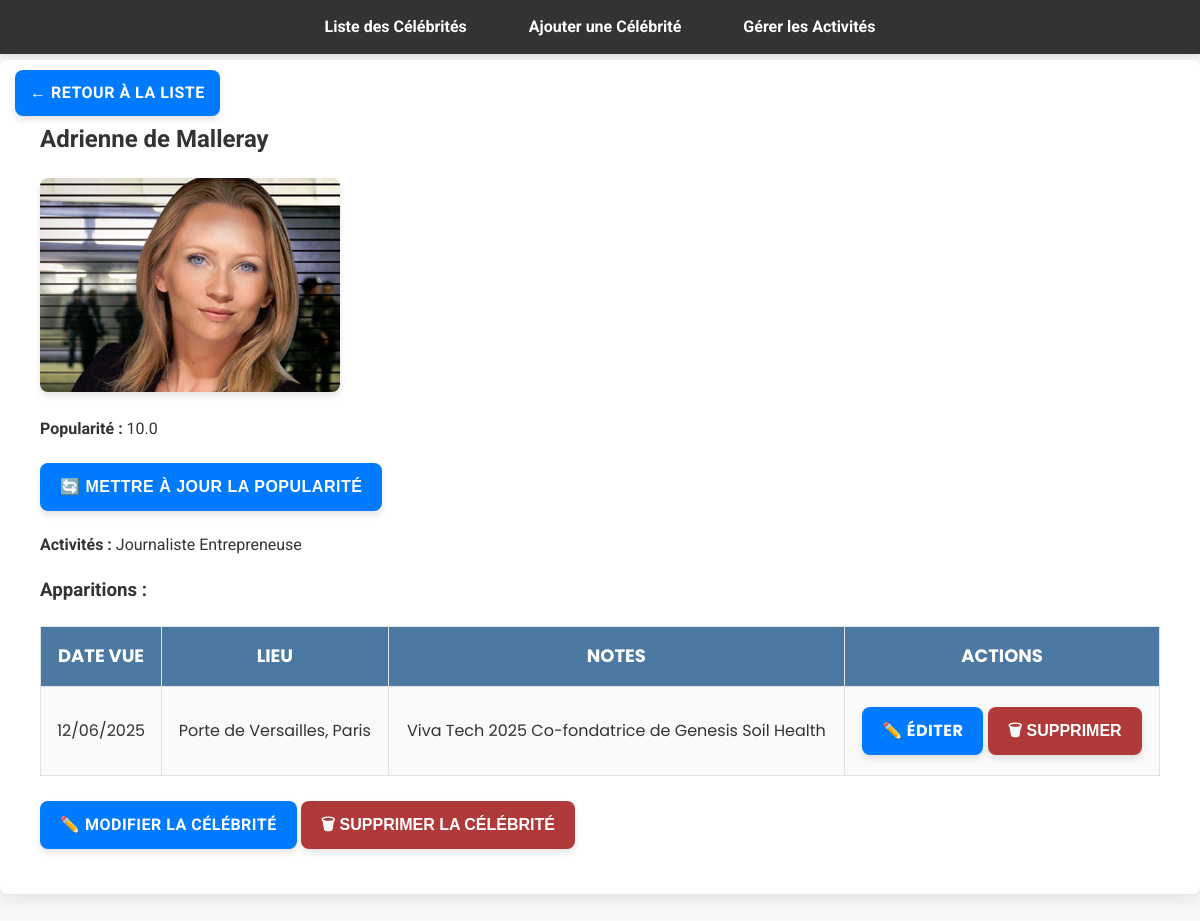
/celebs/celebrity/456/, run on an earlier commit of the app's database.
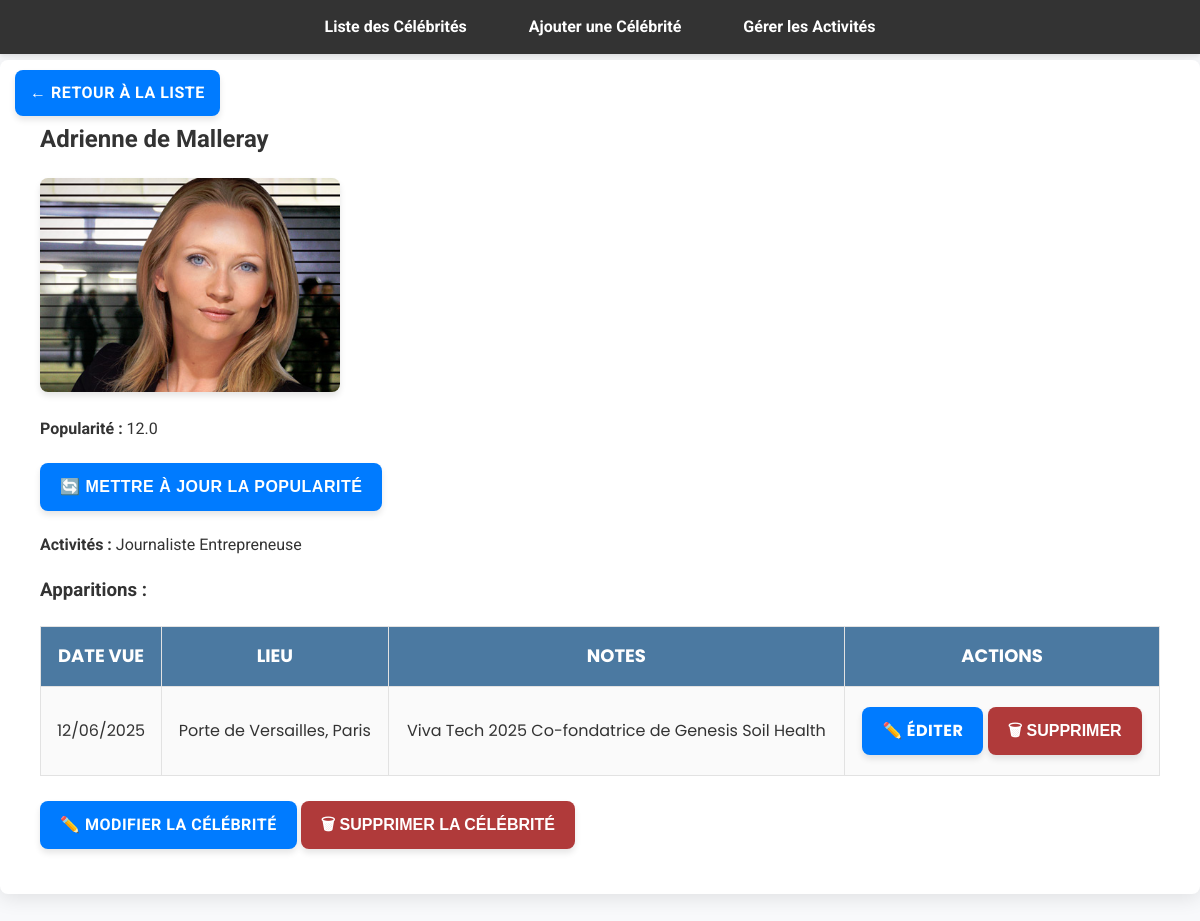
And on a later commit of the database.
### celebs/models.py (models this page shows, shortened)
class Celebrity(models.Model):
    name = models.CharField(max_length=255)
    popularity_score = models.FloatField(default=0)
    image = models.ImageField(upload_to="celebs/", blank=True, null=True)
    activities = models.ManyToManyField(Activity, blank=False)

class Activity(models.Model):
    name = models.CharField(max_length=100, unique=True)
    category = models.ForeignKey(Category, on_delete=models.SET_NULL, null=True)

class CelebritySighting(models.Model):
    celebrity = models.ForeignKey(Celebrity, on_delete=models.CASCADE, related_name='sightings')
    date_seen = models.DateField(null=True, blank=True)
    location = models.CharField(max_length=255, blank=True, null=True)
    notes = models.TextField(blank=True, null=True)

### celebs/views.py (the view)
# urls.py: path('celebrity/<int:celeb_id>/', views.celebrity_detail, name='celebrity_detail'),
def celebrity_detail(request, celeb_id):
    celebrity = get_object_or_404(Celebrity, id=celeb_id)
    return render(request, "celebs/celebrity_detail.html", {"celebrity": celebrity})

### templates/celebs/celebrity_detail.html (shortened to what this page needs)
{% extends "base.html" %}
{% block content %}
<a href="{% url 'celebrity_list' %}" class="back-button">← Retour à la liste</a>
<div class="container">
  <h2>{{ celebrity.name }}</h2>
  {% if celebrity.image %}
    <div class="celeb-image-container">
      <img src="{{ celebrity.image.url }}" alt="{{ celebrity.name }}" class="celeb-image">
    </div>
  {% endif %}
  <p><strong>Popularité :</strong> {{ celebrity.popularity_score }}</p>
    <form method="post" action="{% url 'update_popularity' celebrity.id %}" style="display:inline;">
      <button type="submit" class="btn">🔄 Mettre à jour la popularité</button>
    </form>
  <p><strong>Activités :</strong>
    {% for activity in celebrity.activities.all %}
      <span class="tag">{{ activity.name }}</span>
    {% empty %}
      <span class="tag">Aucune</span>
    {% endfor %}
  </p>
  <h3>Apparitions :</h3>
  <table class="celebrity-table">
    <thead>
      <tr>
        <th>Date vue</th>
        <th>Lieu</th>
        <th>Notes</th>
        <th>Actions</th>
      </tr>
    </thead>
    <tbody>
      {% for sighting in celebrity.sightings.all %}
        <tr>
          <td>{{ sighting.date_seen|date:"d/m/Y"|default:"-" }}</td>
          <td>{{ sighting.location|default:"-" }}</td>
          <td>{{ sighting.notes|default:"Aucune note" }}</td>
          <td>
            <a href="{% url 'edit_celebrity_sighting' sighting.id %}" class="btn edit-btn">✏️ Éditer</a>
            <form method="post" action="{% url 'delete_celebrity_sighting' sighting.id %}" style="display:inline;">
              <button type="submit" class="delete-btn" onclick="return confirm('Supprimer cette apparition ?');">
                🗑 Supprimer
              </button>
            </form>
          </td>
        </tr>
      {% endfor %}
    </tbody>
  </table>
  <form method="post" action="{% url 'celebrity_delete' celebrity.id %}" style="margin-top: 20px;">
    <a href="{% url 'celebrity_edit' celebrity.id %}" class="btn">✏️ Modifier la célébrité</a>
    <button type="submit" class="delete-button" onclick="return confirm('Supprimer cette célébrité ?');">
      🗑 Supprimer la célébrité
    </button>
  </form>
</div>
{% endblock %}

### templates/base.html (shortened to what this page needs)
<!DOCTYPE html>
<html lang="fr">
<head>
    {% load static %}
    <link rel="stylesheet" href="{% static 'css/style.css' %}">
</head>
<body>
    <header>
        <nav class="navbar">
            <ul class="nav-list">
                <li><a href="{% url 'celebrity_list' %}">Liste des Célébrités</a></li>
                <li><a href="{% url 'add_celebrity' %}">Ajouter une Célébrité</a></li>
                <li><a href="{% url 'activity_list' %}">Gérer les Activités</a></li>
            </ul>
        </nav>
    </header>
    <main>
        {% block content %}
        {% endblock %}
    </main>
</body>
</html>

### static/css/style.css (style rules this page uses)
:root { --primary-color: #b03a3a; --secondary-color: #007bff; --background-color: #f8f9fb; --text-color: #333; --hover-color: #0056b3; --shadow-color: rgba(0, 0, 0, 0.1); --border-radius: 8px; }
body { font-family: 'Roboto', sans-serif; background-color: var(--background-color); color: var(--text-color); margin: 0; padding: 0; line-height: 1.6; }
.container { max-width: 100%; margin: 40px auto; padding: 40px; background: #ffffff; border-radius: var(--border-radius); box-shadow: 0 4px 20px var(--shadow-color); transition: all 0.3s ease; position: relative; overflow: hidden; }
table { width: 100%; border-collapse: collapse; margin-top: 20px; font-family: 'Poppins', sans-serif; animation: slideIn 0.5s ease-in-out; }
th, td { padding: 15px; border: 1px solid #e2e2e2; text-align: center; font-size: 16px; }
th { background-color: #4b79a1; color: white; font-size: 18px; text-transform: uppercase; cursor: pointer; }
td { background-color: #fafafa; }
td a { text-decoration: none; color: var(--secondary-color); font-weight: 600; transition: color 0.3s ease; }
button, .btn { background-color: var(--primary-color); color: white; padding: 12px 20px; border-radius: var(--border-radius); text-transform: uppercase; font-weight: bold; cursor: pointer; border: none; transition: background-color 0.3s ease, transform 0.3s ease; box-shadow: 0 4px 6px var(--shadow-color); display: inline-block; margin: 5px 0; }
.delete-button { width: auto; background-color: var(--primary-color); }
.celeb-image { width: 100%; max-width: 500px; height: auto; object-fit: cover; border-radius: var(--border-radius); transition: transform 0.3s ease; box-shadow: 0 4px 6px var(--shadow-color); }
.btn { background-color: var(--secondary-color); color: white; padding: 12px 20px; border-radius: var(--border-radius); text-decoration: none; font-weight: bold; text-transform: uppercase; letter-spacing: 0.5px; transition: background-color 0.3s, transform 0.3s; box-shadow: 0 4px 6px var(--shadow-color); }
.navbar { background-color: #333; overflow: hidden; position: fixed; top: 0; width: 100%; z-index: 1000; box-shadow: 0 2px 4px var(--shadow-color); }
.nav-list { list-style-type: none; margin: 0; padding: 0; display: flex; justify-content: center; }
.nav-list li { margin: 0 15px; }
.nav-list li a { display: block; color: white; text-align: center; padding: 14px 16px; text-decoration: none; font-weight: bold; transition: background-color 0.3s ease; }
.back-button { position: fixed; top: 70px; left: 15px; background-color: var(--secondary-color); color: white; padding: 10px 15px; border-radius: var(--border-radius); text-decoration: none; font-weight: bold; text-transform: uppercase; letter-spacing: 0.5px; transition: background-color 0.3s, transform 0.3s; box-shadow: 0 4px 6px var(--shadow-color); z-index: 1001; }
main { margin-top: 60px; }
.celeb-image-container { margin: 10px 0; width: 300px; height: auto; text-align: center; }
button, input[type="submit"], .btn { padding: 12px 20px; font-size: 16px; line-height: 1.2; height: 48px; box-sizing: border-box; display: inline-flex; align-items: center; justify-content: center; }

What changed in the data, as far as the page shows it:
changed Celebrity "Adrienne de Malleray": popularity_score "10.0" → "12.0"
